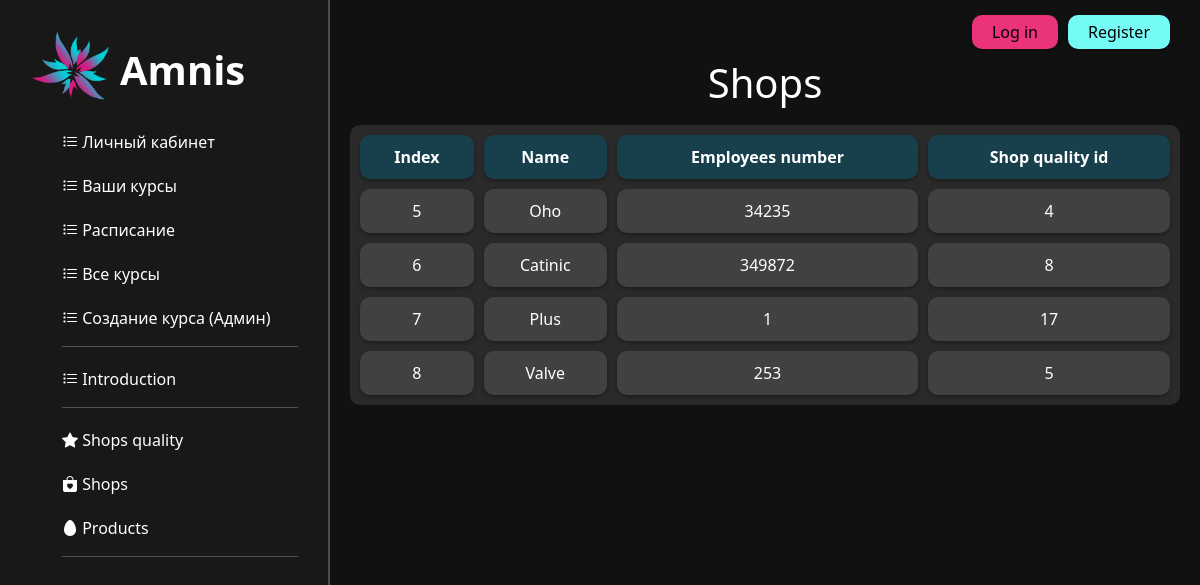
Screenshot of /table_show/1 with the database file from the repository.
### main/models.py (models this page shows, shortened)
class ShopQuality(models.Model):
    cleanliness = models.IntegerField('Cleanliness')
    staff_courtesy = models.IntegerField('Staff courtesy')
    products_quality = models.IntegerField('Products quality')
    title = "Shops quality"
    names = ["Index", "Cleanliness", "Staff courtesy", "Products quality"]
    def __str__(self):
        return str(self.id)
    class Meta:
        verbose_name = "ShopQuality"
        verbose_name_plural = "ShopsQualities"

class Shop(models.Model):
    name = models.CharField('Name', max_length=50)
    employees_number = models.IntegerField('Employees number')
    shop_quality_id = models.OneToOneField(ShopQuality, on_delete=models.CASCADE) #models.ForeignKey(ShopQuality, on_delete=models.CASCADE)
    title = "Shops"
    names = ["Index", "Name", "Employees number", "Shop quality id"]
    def get_dict(self):
        return {'id': self.id, 0: self.name, 1: self.employees_number, 2: self.shop_quality_id}
    class Meta:
        verbose_name = "Shop"
        verbose_name_plural = "Shops"

### main/views.py (the view)
# urls.py: path('table_show/<int:tk>', views.table_view, name='table_show'),
def table_view(request, tk):
    table = []
    existing_models = [ShopQuality, Shop, Director, Firm, Product, Check]
    current_model = existing_models[tk]
    role = get_role(request.user)
    if tk in locked_tables and (role != "Director"):
        return redirect('/introduce')
    for row in current_model.objects.all():
        table.append(row.get_dict())
    return render(request, "main/index.html", {
        'names': current_model.names,
        'table': table,
        'table_id': tk,
        'title': current_model.title,
        'user': request.user,
        'role': role})

### main/views.py (called while the page is built, shortened)
def get_role(user):
    template = ""
    return template

### main/templates/main/index.html (shortened to what this page needs)
{% load static %}
<!doctype html>
<html lang="en">
<head>
    <link rel="stylesheet" href="https://cdn.jsdelivr.net/npm/bootstrap@5.2.3/dist/css/bootstrap.min.css">
    <link rel="stylesheet" href="https://cdn.jsdelivr.net/npm/bootstrap-icons@1.10.2/font/bootstrap-icons.css">
    <link rel="stylesheet" href="{% static 'main/css/common.css'%}">
    <link rel="stylesheet" href="{% static 'main/css/table_show.css'%}">
</head>
<body>
    {% include 'main/navigation.html' %}
    {% include 'main/registration_panel.html' %}
    <div class="data_table_container">
        <div class="table_title_container">
            <h1 class = table_title>{{ title }}</h1>
        </div>
        <table class="data_table">
            <tr>
                {% for name in names %}
                <th class="table_head">{{name}}</th>
                {% endfor %}
            </tr>
            {% for row in table %}
            <tr>
                {% for key, value in row.items %}
                <td class="table_data">{{value}}</td>
                {% endfor %}
            </tr>
            {% endfor %}
        </table>
    </div>
</body>
</html>

### main/static/main/css/common.css (style rules this page uses)
:root { --white-color: #ffffff; --white-color-hover: #dddddd; --white-color-active: #aaaaaa; --add-green-color: #26e144; --add-green-color-hover: #23cc3f; --add-green-color-active: #1eb337; --cyan-color: #75fbf6; --cyan-color-hover: #02e3dc; --cyan-color-active: #00bfb9; --magenta-color: #ea337b; --magenta-color-hover: #cc2d6d; --magenta-color-active: #b3275f; --dark-white9-color: #999999; --darkgrey2-color: #222222; --darkgrey-color: #333333; --darkgrey-color-hover: #2b2b2b; --semi-darkgrey-color: #414141; --dark-cyan-color: #173f4c; }

### main/static/main/css/table_show.css (style rules this page uses)
:root { --show-table-head-color: var(--dark-cyan-color); --show-table-data-color: var(--semi-darkgrey-color); }
html, body { padding: 0; margin: 0; width: 100%; height: 100%; background-color:#111111; }
.table_head { background-color: var(--show-table-head-color); border-radius: 10px; padding: 10px; text-align: center; box-shadow: 0px 2px 4px rgba(0, 0, 0, 0.3); transition: 0.2s all ease }
.table_data { background-color: var(--show-table-data-color); border-radius: 10px; padding: 10px; text-align: center; box-shadow: 0px 2px 4px rgba(0, 0, 0, 0.3); transition: 0.2s all ease }
.data_table_container { display: flex; flex-direction: column; justify-content: center; align-items: center; color: white; padding: 0 20px 0 20px; }
.table_title_container { //text-align: center; padding: 10px; }
.data_table { width: 100%; background-color: #2a2a2a; //background-color: #1c1c1c; //background-color: #e8e8e8; border-radius: 10px; color: white; border-collapse: separate; border-spacing: 10px; }

### rows the page displays
ShopQuality: row "5" "34235", id "4"
Shop: row "Oho"
ShopQuality: row "6" "349872", id "8"
Shop: row "Catinic"
ShopQuality: row "7" "1", id "17"
Shop: row "Plus"
ShopQuality: row "8" "253", id "5"
Shop: row "Valve"

### other values shown
{{ title }} "Shops"
{{ name }} "Index" "Name" "Employees number" "Shop quality id"
